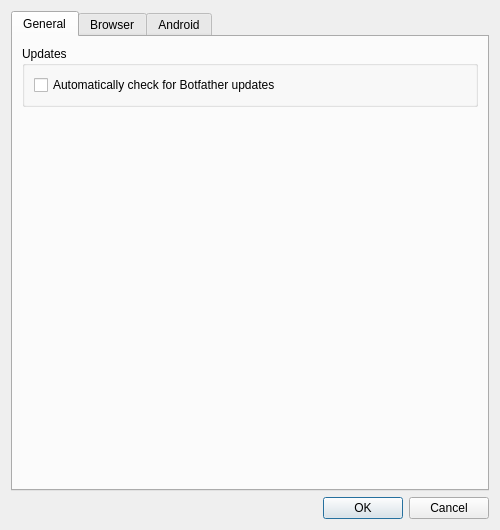
<?xml version="1.0" encoding="UTF-8"?>
<ui version="4.0">
 <class>SettingsDialog</class>
 <widget class="QDialog" name="SettingsDialog">
  <property name="geometry">
   <rect>
    <x>0</x>
    <y>0</y>
    <width>500</width>
    <height>530</height>
   </rect>
  </property>
  <property name="windowTitle">
   <string>Settings</string>
  </property>
  <property name="windowIcon">
   <iconset resource="../../res/gui.qrc">
    <normaloff>:/gui/logo_v2.png</normaloff>:/gui/logo_v2.png</iconset>
  </property>
  <layout class="QVBoxLayout" name="verticalLayout">
   <item>
    <widget class="QTabWidget" name="tabWidget">
     <property name="currentIndex">
      <number>0</number>
     </property>
     <widget class="QWidget" name="tab_3">
      <attribute name="title">
       <string>General</string>
      </attribute>
      <layout class="QVBoxLayout" name="verticalLayout_8">
       <item>
        <widget class="QGroupBox" name="groupBox">
         <property name="title">
          <string>Updates</string>
         </property>
         <layout class="QVBoxLayout" name="verticalLayout_9">
          <item>
           <widget class="QCheckBox" name="check_for_updates">
            <property name="text">
             <string>Automatically check for Botfather updates</string>
            </property>
           </widget>
          </item>
         </layout>
        </widget>
       </item>
       <item>
        <spacer name="verticalSpacer_3">
         <property name="orientation">
          <enum>Qt::Vertical</enum>
         </property>
         <property name="sizeHint" stdset="0">
          <size>
           <width>20</width>
           <height>40</height>
          </size>
         </property>
        </spacer>
       </item>
      </layout>
     </widget>
     <widget class="QWidget" name="tab">
      <attribute name="title">
       <string>Browser</string>
      </attribute>
      <layout class="QVBoxLayout" name="verticalLayout_2">
       <item>
        <widget class="QGroupBox" name="groupBox_2">
         <property name="title">
          <string>Size</string>
         </property>
         <layout class="QVBoxLayout" name="verticalLayout_4">
          <item>
           <layout class="QHBoxLayout" name="horizontalLayout_2">
            <item>
             <widget class="QSpinBox" name="browser_width">
              <property name="maximum">
               <number>4096</number>
              </property>
              <property name="value">
               <number>1366</number>
              </property>
             </widget>
            </item>
            <item>
             <widget class="QLabel" name="label_2">
              <property name="text">
               <string>X</string>
              </property>
             </widget>
            </item>
            <item>
             <widget class="QSpinBox" name="browser_height">
              <property name="minimum">
               <number>0</number>
              </property>
              <property name="maximum">
               <number>2560</number>
              </property>
              <property name="value">
               <number>768</number>
              </property>
             </widget>
            </item>
            <item>
             <widget class="QLabel" name="label_4">
              <property name="text">
               <string>(Default: 1366x768)</string>
              </property>
             </widget>
            </item>
            <item>
             <spacer name="horizontalSpacer_2">
              <property name="orientation">
               <enum>Qt::Horizontal</enum>
              </property>
              <property name="sizeHint" stdset="0">
               <size>
                <width>40</width>
                <height>20</height>
               </size>
              </property>
             </spacer>
            </item>
           </layout>
          </item>
         </layout>
        </widget>
       </item>
       <item>
        <widget class="QGroupBox" name="flash_on_linux">
         <property name="enabled">
          <bool>true</bool>
         </property>
         <property name="title">
          <string>Flashplayer</string>
         </property>
         <property name="checkable">
          <bool>false</bool>
         </property>
         <layout class="QVBoxLayout" name="verticalLayout_3">
          <item>
           <widget class="QRadioButton" name="use_bundled_flash">
            <property name="text">
             <string>&amp;Use bundled Flashplayer (default)</string>
            </property>
           </widget>
          </item>
          <item>
           <widget class="QRadioButton" name="use_custom_flash">
            <property name="text">
             <string>Use custo&amp;m Flashplayer files</string>
            </property>
           </widget>
          </item>
          <item>
           <layout class="QHBoxLayout" name="horizontalLayout">
            <item>
             <widget class="QLineEdit" name="flash_so">
              <property name="text">
               <string/>
              </property>
              <property name="placeholderText">
               <string>Flash Player PPAPI libpepflashplayer.so</string>
              </property>
              <property name="clearButtonEnabled">
               <bool>true</bool>
              </property>
             </widget>
            </item>
            <item>
             <widget class="QPushButton" name="browse_flash_so">
              <property name="text">
               <string>Browse...</string>
              </property>
             </widget>
            </item>
           </layout>
          </item>
          <item>
           <layout class="QHBoxLayout" name="horizontalLayout_4">
            <item>
             <widget class="QLineEdit" name="flash_manifest">
              <property name="placeholderText">
               <string>Flash Player PPAPI manifest.json</string>
              </property>
              <property name="clearButtonEnabled">
               <bool>true</bool>
              </property>
             </widget>
            </item>
            <item>
             <widget class="QPushButton" name="browse_flash_manifest">
              <property name="text">
               <string>Browse...</string>
              </property>
             </widget>
            </item>
           </layout>
          </item>
         </layout>
        </widget>
       </item>
       <item>
        <widget class="QGroupBox" name="flash_on_window">
         <property name="enabled">
          <bool>true</bool>
         </property>
         <property name="title">
          <string>Flashplayer</string>
         </property>
         <layout class="QVBoxLayout" name="verticalLayout_7">
          <item>
           <widget class="QCheckBox" name="use_system_flash">
            <property name="enabled">
             <bool>true</bool>
            </property>
            <property name="text">
             <string>Use the system wide flash installation if available</string>
            </property>
            <property name="checked">
             <bool>true</bool>
            </property>
           </widget>
          </item>
          <item>
           <widget class="QLabel" name="label_5">
            <property name="text">
             <string>&lt;html&gt;&lt;head/&gt;&lt;body&gt;&lt;p&gt;&lt;a href=&quot;https://get.adobe.com/de/flashplayer/otherversions/&quot;&gt;&lt;span style=&quot; text-decoration: underline; color:#0000ff;&quot;&gt;Download FP for Opera and Chromium PPAPI&lt;/span&gt;&lt;/a&gt; for Windows and install it. Then tick the checkbox above, press OK and restart Botfather.&lt;/p&gt;&lt;/body&gt;&lt;/html&gt;</string>
            </property>
            <property name="wordWrap">
             <bool>true</bool>
            </property>
            <property name="openExternalLinks">
             <bool>true</bool>
            </property>
           </widget>
          </item>
         </layout>
        </widget>
       </item>
       <item>
        <spacer name="verticalSpacer">
         <property name="orientation">
          <enum>Qt::Vertical</enum>
         </property>
         <property name="sizeHint" stdset="0">
          <size>
           <width>20</width>
           <height>40</height>
          </size>
         </property>
        </spacer>
       </item>
      </layout>
     </widget>
     <widget class="QWidget" name="tab_2">
      <attribute name="title">
       <string>Android</string>
      </attribute>
      <layout class="QVBoxLayout" name="verticalLayout_5">
       <item>
        <widget class="QGroupBox" name="groupBox_3">
         <property name="title">
          <string>Android Debug Bridge</string>
         </property>
         <layout class="QVBoxLayout" name="verticalLayout_6">
          <item>
           <widget class="QRadioButton" name="use_bundled_adb">
            <property name="text">
             <string>&amp;Use bundled Android SDK tools (default)</string>
            </property>
           </widget>
          </item>
          <item>
           <widget class="QRadioButton" name="use_custom_adb">
            <property name="text">
             <string>Use custo&amp;m Android Debug Bridge executable</string>
            </property>
           </widget>
          </item>
          <item>
           <layout class="QHBoxLayout" name="horizontalLayout_3">
            <item>
             <widget class="QLineEdit" name="adb_binary">
              <property name="placeholderText">
               <string>Path to manually installed ADB executable...</string>
              </property>
             </widget>
            </item>
            <item>
             <widget class="QPushButton" name="browse_adb_binary">
              <property name="text">
               <string>Browse...</string>
              </property>
             </widget>
            </item>
           </layout>
          </item>
         </layout>
        </widget>
       </item>
       <item>
        <spacer name="verticalSpacer_2">
         <property name="orientation">
          <enum>Qt::Vertical</enum>
         </property>
         <property name="sizeHint" stdset="0">
          <size>
           <width>20</width>
           <height>40</height>
          </size>
         </property>
        </spacer>
       </item>
      </layout>
     </widget>
    </widget>
   </item>
   <item>
    <widget class="QDialogButtonBox" name="button_box">
     <property name="standardButtons">
      <set>QDialogButtonBox::Cancel|QDialogButtonBox::Ok</set>
     </property>
    </widget>
   </item>
  </layout>
 </widget>
 <resources>
  <include location="../../res/gui.qrc"/>
 </resources>
 <connections/>
</ui>
